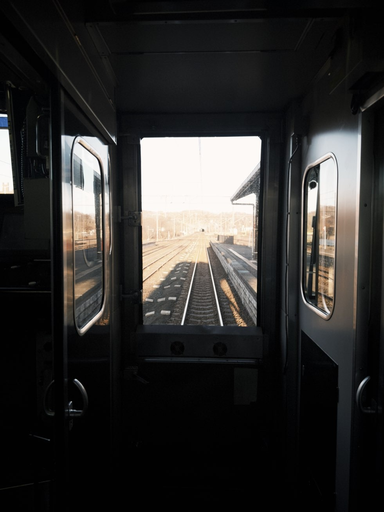
#> input picture research/fxnr-v2/fxnr-results/backlit/source.png, 384 x 512 px
$ python measure.py
#> lines starting #> are read from the running program, lines starting #| are printed output that depends on the picture; after the words box and inside, x2 and y2 are one past the last pixel; in counts of white or black regions, pixels touching at a corner belong together
"""Summarize S21 renderer output. Run after pulling fxnr-results. Requires Pillow and NumPy."""
from pathlib import Path
import csv
import numpy as np
from PIL import Image, ImageDraw

out = Path(__file__).resolve().parents[2]/"research/fxnr-v2"
data = out/"fxnr-results"
profiles = ["source","legacy","gentle","v2","strong"]
def rgb(path):
    return np.asarray(Image.open(path).convert("RGB"), dtype=float)
def luma(im):
    return im @ [0.2126,0.7152,0.0722]
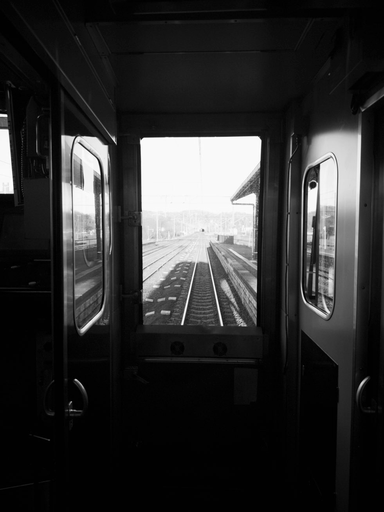
#> returned value: shape (512, 384) float64; min 0, max 255, mean 46.8
def write(name, rows):
    with (out/name).open("w",newline="") as f:
        w=csv.DictWriter(f,fieldnames=rows[0].keys())
        w.writeheader()
        w.writerows(rows)

rows = []
scenes = sorted(p for p in data.iterdir() if (p/"source.png").is_file())
for scene in scenes:
    src = rgb(scene/"source.png")
    sy = luma(src)
    for file in sorted(scene.rglob("*.png")):
        im = rgb(file)
        y = luma(im)
        shadow = (sy>=24)&(sy<=80)
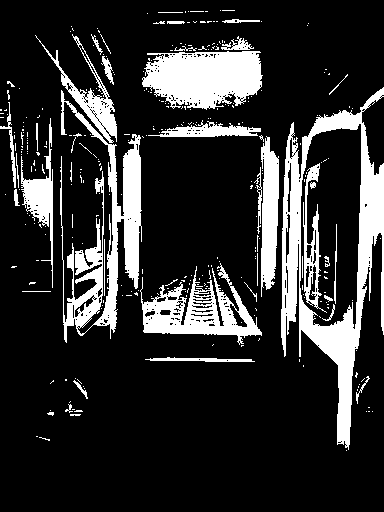
#> shadow: shape (512, 384) bool; 18.6% white; 313 white regions (272 under 20 px), largest, box (x1, y1, x2, y2) and area: (281, 87, 384, 450) 10442, (60, 90, 142, 343) 6544, (142, 51, 263, 110) 5387
        rows.append(dict(scene=scene.name,stage=file.relative_to(scene).with_suffix("").as_posix(),
            p05=round(np.percentile(y,5),2),median=round(np.median(y),2),p95=round(np.percentile(y,95),2),
            any_channel_255_pct=round(100*(im.max(2)==255).mean(),3),
            all_channels_0_pct=round(100*(im.max(2)==0).mean(),3),
            mean_absolute_rgb_change=round(np.abs(src-im).mean(),2),
            shadow_luma_sd=round(y[shadow].std(),2)))
write("measurements.csv",rows)

sheet=Image.new("RGB",(len(profiles)*173,24+len(scenes)*137),(20,20,20))
#> sheet: PIL image 865x161 RGB; every value is 20
d=ImageDraw.Draw(sheet)
for i,name in enumerate(["Original","Legacy","Gentle 0.015","V2 0.035","Strong 0.065"]):
    d.text((i*173+4,5),name)
for j,scene in enumerate(scenes):
    for i,profile in enumerate(profiles):
        im=Image.open(scene/f"{profile}.png")
#> im is the input picture: PIL image 384x512 RGB; mean R, G, B 47.6, 46.6, 45.4
        im.thumbnail((169,114))
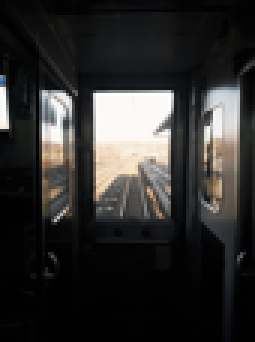
#> im: PIL image 85x114 RGB (shown 3 times larger); mean R, G, B 47.7, 46.7, 45.5
        x=i*173+(173-im.width)//2
#> x = 44
        sheet.paste(im,(x,24+j*137))
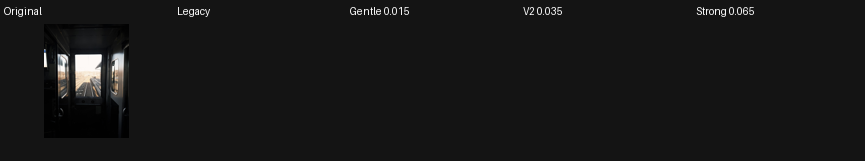
#> sheet: PIL image 865x161 RGB; mean R, G, B 22.8, 22.8, 22.7
#> (the run stopped early here; a loop or call above may not have finished)
